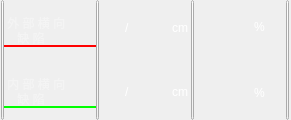
              <widget class="QWidget" name="widget_5" native="true">
               <property name="sizePolicy">
                <sizepolicy hsizetype="Fixed" vsizetype="Expanding">
                 <horstretch>0</horstretch>
                 <verstretch>0</verstretch>
                </sizepolicy>
               </property>
               <property name="minimumSize">
                <size>
                 <width>291</width>
                 <height>100</height>
                </size>
               </property>
               <property name="maximumSize">
                <size>
                 <width>291</width>
                 <height>187</height>
                </size>
               </property>
               <property name="styleSheet">
                <string notr="true"/>
               </property>
               <layout class="QGridLayout" name="gridLayout_21">
                <property name="margin">
                 <number>0</number>
                </property>
                <property name="spacing">
                 <number>0</number>
                </property>
                <item row="0" column="0">
                 <layout class="QGridLayout" name="gridLayout_20">
                  <property name="spacing">
                   <number>0</number>
                  </property>
                  <item row="0" column="0">
                   <widget class="QPushButton" name="pushButton_43">
                    <property name="minimumSize">
                     <size>
                      <width>3</width>
                      <height>120</height>
                     </size>
                    </property>
                    <property name="maximumSize">
                     <size>
                      <width>3</width>
                      <height>184</height>
                     </size>
                    </property>
                    <property name="text">
                     <string/>
                    </property>
                   </widget>
                  </item>
                  <item row="0" column="1">
                   <layout class="QVBoxLayout" name="verticalLayout_41">
                    <property name="spacing">
                     <number>0</number>
                    </property>
                    <item>
                     <spacer name="verticalSpacer_17">
                      <property name="orientation">
                       <enum>Qt::Vertical</enum>
                      </property>
                      <property name="sizeType">
                       <enum>QSizePolicy::Fixed</enum>
                      </property>
                      <property name="sizeHint" stdset="0">
                       <size>
                        <width>20</width>
                        <height>15</height>
                       </size>
                      </property>
                     </spacer>
                    </item>
                    <item>
                     <widget class="QLabel" name="label_20">
                      <property name="minimumSize">
                       <size>
                        <width>92</width>
                        <height>15</height>
                       </size>
                      </property>
                      <property name="maximumSize">
                       <size>
                        <width>92</width>
                        <height>15</height>
                       </size>
                      </property>
                      <property name="styleSheet">
                       <string notr="true">font: 75 10pt &quot;新宋体&quot;;
color: rgb(244, 244, 244);</string>
                      </property>
                      <property name="text">
                       <string> 外 部 横 向</string>
                      </property>
                     </widget>
                    </item>
                    <item>
                     <widget class="QLabel" name="label_19">
                      <property name="minimumSize">
                       <size>
                        <width>92</width>
                        <height>15</height>
                       </size>
                      </property>
                      <property name="maximumSize">
                       <size>
                        <width>92</width>
                        <height>15</height>
                       </size>
                      </property>
                      <property name="styleSheet">
                       <string notr="true">font: 75 10pt &quot;新宋体&quot;;
color: rgb(244, 244, 244);</string>
                      </property>
                      <property name="text">
                       <string>    缺 陷</string>
                      </property>
                     </widget>
                    </item>
                    <item>
                     <widget class="QLabel" name="label_21">
                      <property name="minimumSize">
                       <size>
                        <width>92</width>
                        <height>2</height>
                       </size>
                      </property>
                      <property name="maximumSize">
                       <size>
                        <width>92</width>
                        <height>2</height>
                       </size>
                      </property>
                      <property name="styleSheet">
                       <string notr="true">background-color: rgb(255, 0, 0);</string>
                      </property>
                      <property name="text">
                       <string/>
                      </property>
                     </widget>
                    </item>
                    <item>
                     <spacer name="verticalSpacer_8">
                      <property name="orientation">
                       <enum>Qt::Vertical</enum>
                      </property>
                      <property name="sizeHint" stdset="0">
                       <size>
                        <width>20</width>
                        <height>17</height>
                       </size>
                      </property>
                     </spacer>
                    </item>
                    <item>
                     <widget class="QLabel" name="label_23">
                      <property name="minimumSize">
                       <size>
                        <width>92</width>
                        <height>15</height>
                       </size>
                      </property>
                      <property name="maximumSize">
                       <size>
                        <width>92</width>
                        <height>15</height>
                       </size>
                      </property>
                      <property name="styleSheet">
                       <string notr="true">font: 75 10pt &quot;新宋体&quot;;
color: rgb(244, 244, 244);</string>
                      </property>
                      <property name="text">
                       <string> 内 部 横 向</string>
                      </property>
                     </widget>
                    </item>
                    <item>
                     <widget class="QLabel" name="label_22">
                      <property name="minimumSize">
                       <size>
                        <width>92</width>
                        <height>15</height>
                       </size>
                      </property>
                      <property name="maximumSize">
                       <size>
                        <width>92</width>
                        <height>15</height>
                       </size>
                      </property>
                      <property name="styleSheet">
                       <string notr="true">font: 75 10pt &quot;新宋体&quot;;
color: rgb(244, 244, 244);</string>
                      </property>
                      <property name="text">
                       <string>    缺 陷</string>
                      </property>
                     </widget>
                    </item>
                    <item>
                     <widget class="QLabel" name="label_18">
                      <property name="minimumSize">
                       <size>
                        <width>92</width>
                        <height>2</height>
                       </size>
                      </property>
                      <property name="maximumSize">
                       <size>
                        <width>92</width>
                        <height>2</height>
                       </size>
                      </property>
                      <property name="styleSheet">
                       <string notr="true">background-color: rgb(0, 255, 0);</string>
                      </property>
                      <property name="text">
                       <string/>
                      </property>
                     </widget>
                    </item>
                    <item>
                     <spacer name="verticalSpacer_41">
                      <property name="orientation">
                       <enum>Qt::Vertical</enum>
                      </property>
                      <property name="sizeType">
                       <enum>QSizePolicy::Fixed</enum>
                      </property>
                      <property name="sizeHint" stdset="0">
                       <size>
                        <width>20</width>
                        <height>10</height>
                       </size>
                      </property>
                     </spacer>
                    </item>
                    <item>
                     <spacer name="verticalSpacer_40">
                      <property name="orientation">
                       <enum>Qt::Vertical</enum>
                      </property>
                      <property name="sizeType">
                       <enum>QSizePolicy::Fixed</enum>
                      </property>
                      <property name="sizeHint" stdset="0">
                       <size>
                        <width>17</width>
                        <height>2</height>
                       </size>
                      </property>
                     </spacer>
                    </item>
                   </layout>
                  </item>
                  <item row="0" column="2">
                   <widget class="QPushButton" name="pushButton_44">
                    <property name="minimumSize">
                     <size>
                      <width>3</width>
                      <height>100</height>
                     </size>
                    </property>
                    <property name="maximumSize">
                     <size>
                      <width>3</width>
                      <height>184</height>
                     </size>
                    </property>
                    <property name="text">
                     <string/>
                    </property>
                   </widget>
                  </item>
                  <item row="0" column="3">
                   <layout class="QVBoxLayout" name="verticalLayout_40">
                    <property name="spacing">
                     <number>0</number>
                    </property>
                    <item>
                     <spacer name="verticalSpacer_38">
                      <property name="orientation">
                       <enum>Qt::Vertical</enum>
                      </property>
                      <property name="sizeType">
                       <enum>QSizePolicy::Fixed</enum>
                      </property>
                      <property name="sizeHint" stdset="0">
                       <size>
                        <width>17</width>
                        <height>15</height>
                       </size>
                      </property>
                     </spacer>
                    </item>
                    <item>
                     <layout class="QHBoxLayout" name="horizontalLayout_12">
                      <property name="spacing">
                       <number>0</number>
                      </property>
                      <item>
                       <widget class="QLabel" name="labelOutHFeatureNum">
                        <property name="minimumSize">
                         <size>
                          <width>26</width>
                          <height>20</height>
                         </size>
                        </property>
                        <property name="maximumSize">
                         <size>
                          <width>26</width>
                          <height>20</height>
                         </size>
                        </property>
                        <property name="styleSheet">
                         <string notr="true">font: 13pt &quot;宋体&quot;;
color: rgb(255, 255, 255);</string>
                        </property>
                        <property name="text">
                         <string/>
                        </property>
                        <property name="alignment">
                         <set>Qt::AlignRight|Qt::AlignTrailing|Qt::AlignVCenter</set>
                        </property>
                       </widget>
                      </item>
                      <item>
                       <widget class="QLabel" name="label_65">
                        <property name="minimumSize">
                         <size>
                          <width>10</width>
                          <height>20</height>
                         </size>
                        </property>
                        <property name="maximumSize">
                         <size>
                          <width>10</width>
                          <height>20</height>
                         </size>
                        </property>
                        <property name="styleSheet">
                         <string notr="true">font: 20pt &quot;宋体&quot;;
color: rgb(255, 255, 255);</string>
                        </property>
                        <property name="text">
                         <string>/</string>
                        </property>
                       </widget>
                      </item>
                      <item>
                       <widget class="QLabel" name="labelOutHFeatureSize">
                        <property name="sizePolicy">
                         <sizepolicy hsizetype="Preferred" vsizetype="Fixed">
                          <horstretch>0</horstretch>
                          <verstretch>0</verstretch>
                         </sizepolicy>
                        </property>
                        <property name="minimumSize">
                         <size>
                          <width>37</width>
                          <height>26</height>
                         </size>
                        </property>
                        <property name="maximumSize">
                         <size>
                          <width>37</width>
                          <height>26</height>
                         </size>
                        </property>
                        <property name="layoutDirection">
                         <enum>Qt::RightToLeft</enum>
                        </property>
                        <property name="styleSheet">
                         <string notr="true">font: 13pt &quot;宋体&quot;;
color: rgb(255, 255, 255);</string>
                        </property>
                        <property name="text">
                         <string/>
                        </property>
                        <property name="alignment">
                         <set>Qt::AlignRight|Qt::AlignTrailing|Qt::AlignVCenter</set>
                        </property>
                       </widget>
                      </item>
                      <item>
                       <widget class="QLabel" name="label_67">
                        <property name="minimumSize">
                         <size>
                          <width>19</width>
                          <height>20</height>
                         </size>
                        </property>
                        <property name="maximumSize">
                         <size>
                          <width>19</width>
                          <height>20</height>
                         </size>
                        </property>
                        <property name="styleSheet">
                         <string notr="true">font: 15pt &quot;宋体&quot;;
color: rgb(255, 255, 255);</string>
                        </property>
                        <property name="text">
                         <string>cm</string>
                        </property>
                       </widget>
                      </item>
                     </layout>
                    </item>
                    <item>
                     <spacer name="verticalSpacer_7">
                      <property name="orientation">
                       <enum>Qt::Vertical</enum>
                      </property>
                      <property name="sizeHint" stdset="0">
                       <size>
                        <width>20</width>
                        <height>13</height>
                       </size>
                      </property>
                     </spacer>
                    </item>
                    <item>
                     <layout class="QHBoxLayout" name="horizontalLayout_13">
                      <property name="spacing">
                       <number>0</number>
                      </property>
                      <item>
                       <widget class="QLabel" name="labelInHFeatureNum">
                        <property name="minimumSize">
                         <size>
                          <width>26</width>
                          <height>20</height>
                         </size>
                        </property>
                        <property name="maximumSize">
                         <size>
                          <width>26</width>
                          <height>20</height>
                         </size>
                        </property>
                        <property name="styleSheet">
                         <string notr="true">font: 13pt &quot;宋体&quot;;
color: rgb(255, 255, 255);</string>
                        </property>
                        <property name="text">
                         <string/>
                        </property>
                        <property name="alignment">
                         <set>Qt::AlignRight|Qt::AlignTrailing|Qt::AlignVCenter</set>
                        </property>
                       </widget>
                      </item>
                      <item>
                       <widget class="QLabel" name="label_68">
                        <property name="minimumSize">
                         <size>
                          <width>10</width>
                          <height>20</height>
                         </size>
                        </property>
                        <property name="maximumSize">
                         <size>
                          <width>10</width>
                          <height>20</height>
                         </size>
                        </property>
                        <property name="styleSheet">
                         <string notr="true">font: 20pt &quot;宋体&quot;;
color: rgb(255, 255, 255);</string>
                        </property>
                        <property name="text">
                         <string>/</string>
                        </property>
                       </widget>
                      </item>
                      <item>
                       <widget class="QLabel" name="labelInHFeatureSize">
                        <property name="sizePolicy">
                         <sizepolicy hsizetype="Preferred" vsizetype="Fixed">
                          <horstretch>0</horstretch>
                          <verstretch>0</verstretch>
                         </sizepolicy>
                        </property>
                        <property name="minimumSize">
                         <size>
                          <width>37</width>
                          <height>26</height>
                         </size>
                        </property>
                        <property name="maximumSize">
                         <size>
                          <width>37</width>
                          <height>26</height>
                         </size>
                        </property>
                        <property name="layoutDirection">
                         <enum>Qt::RightToLeft</enum>
                        </property>
                        <property name="styleSheet">
                         <string notr="true">font: 13pt &quot;宋体&quot;;
color: rgb(255, 255, 255);</string>
                        </property>
                        <property name="text">
                         <string/>
                        </property>
                        <property name="alignment">
                         <set>Qt::AlignRight|Qt::AlignTrailing|Qt::AlignVCenter</set>
                        </property>
                       </widget>
                      </item>
                      <item>
                       <widget class="QLabel" name="label_72">
                        <property name="minimumSize">
                         <size>
                          <width>19</width>
                          <height>20</height>
                         </size>
                        </property>
                        <property name="maximumSize">
                         <size>
                          <width>19</width>
                          <height>20</height>
                         </size>
                        </property>
                        <property name="styleSheet">
                         <string notr="true">font: 15pt &quot;宋体&quot;;
color: rgb(255, 255, 255);</string>
                        </property>
                        <property name="text">
                         <string>cm</string>
                        </property>
                       </widget>
                      </item>
                     </layout>
                    </item>
                    <item>
                     <spacer name="verticalSpacer_39">
                      <property name="orientation">
                       <enum>Qt::Vertical</enum>
                      </property>
                      <property name="sizeType">
                       <enum>QSizePolicy::Fixed</enum>
                      </property>
                      <property name="sizeHint" stdset="0">
                       <size>
                        <width>17</width>
                        <height>15</height>
                       </size>
                      </property>
                     </spacer>
                    </item>
                   </layout>
                  </item>
                  <item row="0" column="4">
                   <widget class="QPushButton" name="pushButton_45">
                    <property name="minimumSize">
                     <size>
                      <width>3</width>
                      <height>100</height>
                     </size>
                    </property>
                    <property name="maximumSize">
                     <size>
                      <width>3</width>
                      <height>184</height>
                     </size>
                    </property>
                    <property name="text">
                     <string/>
                    </property>
                   </widget>
                  </item>
                  <item row="0" column="5">
                   <layout class="QVBoxLayout" name="verticalLayout_39">
                    <property name="spacing">
                     <number>0</number>
                    </property>
                    <item>
                     <spacer name="verticalSpacer_36">
                      <property name="orientation">
                       <enum>Qt::Vertical</enum>
                      </property>
                      <property name="sizeType">
                       <enum>QSizePolicy::Fixed</enum>
                      </property>
                      <property name="sizeHint" stdset="0">
                       <size>
                        <width>17</width>
                        <height>2</height>
                       </size>
                      </property>
                     </spacer>
                    </item>
                    <item>
                     <spacer name="verticalSpacer_42">
                      <property name="orientation">
                       <enum>Qt::Vertical</enum>
                      </property>
                      <property name="sizeType">
                       <enum>QSizePolicy::Fixed</enum>
                      </property>
                      <property name="sizeHint" stdset="0">
                       <size>
                        <width>20</width>
                        <height>15</height>
                       </size>
                      </property>
                     </spacer>
                    </item>
                    <item>
                     <layout class="QHBoxLayout" name="horizontalLayout_19">
                      <property name="spacing">
                       <number>0</number>
                      </property>
                      <item>
                       <widget class="QLabel" name="labelOutHFeatureMax">
                        <property name="minimumSize">
                         <size>
                          <width>60</width>
                          <height>20</height>
                         </size>
                        </property>
                        <property name="maximumSize">
                         <size>
                          <width>60</width>
                          <height>20</height>
                         </size>
                        </property>
                        <property name="styleSheet">
                         <string notr="true">font: 14pt &quot;宋体&quot;;
color: rgb(255, 255, 255);</string>
                        </property>
                        <property name="text">
                         <string/>
                        </property>
                        <property name="alignment">
                         <set>Qt::AlignRight|Qt::AlignTrailing|Qt::AlignVCenter</set>
                        </property>
                       </widget>
                      </item>
                      <item>
                       <widget class="QLabel" name="label_96">
                        <property name="minimumSize">
                         <size>
                          <width>19</width>
                          <height>20</height>
                         </size>
                        </property>
                        <property name="maximumSize">
                         <size>
                          <width>19</width>
                          <height>20</height>
                         </size>
                        </property>
                        <property name="styleSheet">
                         <string notr="true">font: 13pt &quot;宋体&quot;;
color: rgb(255, 255, 255);</string>
                        </property>
                        <property name="text">
                         <string>%</string>
                        </property>
                       </widget>
                      </item>
                      <item>
                       <spacer name="horizontalSpacer_16">
                        <property name="orientation">
                         <enum>Qt::Horizontal</enum>
                        </property>
                        <property name="sizeType">
                         <enum>QSizePolicy::Fixed</enum>
                        </property>
                        <property name="sizeHint" stdset="0">
                         <size>
                          <width>13</width>
                          <height>20</height>
                         </size>
                        </property>
                       </spacer>
                      </item>
                     </layout>
                    </item>
                    <item>
                     <spacer name="verticalSpacer_6">
                      <property name="orientation">
                       <enum>Qt::Vertical</enum>
                      </property>
                      <property name="sizeHint" stdset="0">
                       <size>
                        <width>20</width>
                        <height>13</height>
                       </size>
                      </property>
                     </spacer>
                    </item>
                    <item>
                     <layout class="QHBoxLayout" name="horizontalLayout_20">
                      <property name="spacing">
                       <number>0</number>
                      </property>
                      <item>
                       <widget class="QLabel" name="labelInHFeatureMax">
                        <property name="minimumSize">
                         <size>
                          <width>60</width>
                          <height>20</height>
                         </size>
                        </property>
                        <property name="maximumSize">
                         <size>
                          <width>60</width>
                          <height>20</height>
                         </size>
                        </property>
                        <property name="styleSheet">
                         <string notr="true">font: 14pt &quot;宋体&quot;;
color: rgb(255, 255, 255);</string>
                        </property>
                        <property name="text">
                         <string/>
                        </property>
                        <property name="alignment">
                         <set>Qt::AlignRight|Qt::AlignTrailing|Qt::AlignVCenter</set>
                        </property>
                       </widget>
                      </item>
                      <item>
                       <widget class="QLabel" name="label_99">
                        <property name="minimumSize">
                         <size>
                          <width>19</width>
                          <height>20</height>
                         </size>
                        </property>
                        <property name="maximumSize">
                         <size>
                          <width>19</width>
                          <height>20</height>
                         </size>
                        </property>
                        <property name="styleSheet">
                         <string notr="true">font: 13pt &quot;宋体&quot;;
color: rgb(255, 255, 255);</string>
                        </property>
                        <property name="text">
                         <string>%</string>
                        </property>
                       </widget>
                      </item>
                      <item>
                       <spacer name="horizontalSpacer_17">
                        <property name="orientation">
                         <enum>Qt::Horizontal</enum>
                        </property>
                        <property name="sizeType">
                         <enum>QSizePolicy::Fixed</enum>
                        </property>
                        <property name="sizeHint" stdset="0">
                         <size>
                          <width>13</width>
                          <height>20</height>
                         </size>
                        </property>
                       </spacer>
                      </item>
                     </layout>
                    </item>
                    <item>
                     <spacer name="verticalSpacer_43">
                      <property name="orientation">
                       <enum>Qt::Vertical</enum>
                      </property>
                      <property name="sizeType">
                       <enum>QSizePolicy::Fixed</enum>
                      </property>
                      <property name="sizeHint" stdset="0">
                       <size>
                        <width>20</width>
                        <height>15</height>
                       </size>
                      </property>
                     </spacer>
                    </item>
                    <item>
                     <spacer name="verticalSpacer_37">
                      <property name="orientation">
                       <enum>Qt::Vertical</enum>
                      </property>
                      <property name="sizeType">
                       <enum>QSizePolicy::Fixed</enum>
                      </property>
                      <property name="sizeHint" stdset="0">
                       <size>
                        <width>17</width>
                        <height>2</height>
                       </size>
                      </property>
                     </spacer>
                    </item>
                   </layout>
                  </item>
                  <item row="0" column="6">
                   <widget class="QPushButton" name="pushButton_46">
                    <property name="minimumSize">
                     <size>
                      <width>3</width>
                      <height>120</height>
                     </size>
                    </property>
                    <property name="maximumSize">
                     <size>
                      <width>3</width>
                      <height>184</height>
                     </size>
                    </property>
                    <property name="text">
                     <string/>
                    </property>
                   </widget>
                  </item>
                 </layout>
                </item>
               </layout>
              </widget>
